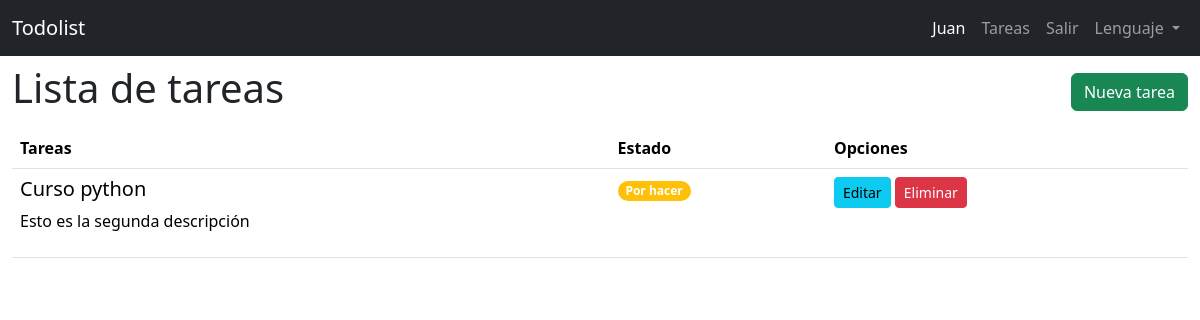
The page /todo/list/es (signed in) on the database as committed earlier.
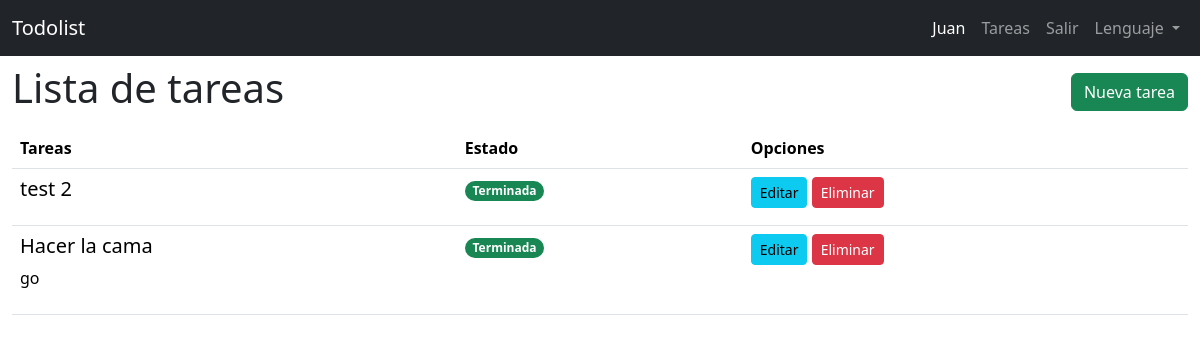
The same page on the database as committed later.
### todor/models.py (models this page shows, shortened)
class User(db.Model):
  id = db.Column(db.Integer, primary_key = True)
  username = db.Column(db.String(20), unique = True, nullable = False)
  password = db.Column(db.Text, nullable = False)

class Todo(db.Model):
  id = db.Column(db.Integer, primary_key = True)
  created_by = db.Column(db.Integer, db.ForeignKey('user.id'), nullable = False)
  title = db.Column(db.String(100), nullable = False)
  desc = db.Column(db.Text)
  state = db.Column(db.Boolean, default = False)

### todor/todo.py (the view)
@bp.route('/list/<lang>')
@login_required
def index(lang):
  messages = get_language(lang)
  todos = Todo.query.all()
  return render_template('todo/index.html', todos = todos, messages = messages, lang = lang)

### todor/auth.py (called while the page is built)
@bp.before_app_request #Se verifica sesión antes de abrir cada modulo
def load_logged_in_user():
  user_id = session.get('user_id')
  if user_id is None:
    g.user = None
  else:
    g.user = User.query.get_or_404(user_id)

def login_required(view):
  @functools.wraps(view)
  def wrapped_view(**kwargs):
    if g.user is None:
      return redirect(url_for('auth.login'))
    return view(**kwargs)
  return wrapped_view

### todor/language.py (called while the page is built)
def get_language(lang):
  if lang == "es":
    return es.messages
  elif lang == "en":
    return en.messages
  else:
    return es.messages

### todor/templates/todo/index.html
{% extends 'base.html' %}
{% block content %}
<section class="container-fluid">
  <nav class="navbar">
    <h1>{% block title %}{{messages['tasks_title']}}{% endblock %}</h1>
    <a href="{{url_for('todo.create', lang=lang)}}" class="btn btn-success">{{messages['tasks_button1']}}</a>
  </nav>
  <table class="table">
    <thead>
      <tr>
        <th class="col">{{messages['tasks']}}</th>
        <th class="col">{{messages['status']}}</th>
        <th class="col" colspan="2">{{messages['option']}}</th>
      </tr>
    </thead>
    <tbody>
      {% for todo in todos | reverse %}
      {% if g.user.id == todo.created_by %}
      <tr>
        <td>
          <h5>{{ todo.title }}</h5>
          <p>{{ todo.desc }}</p>
        </td>
        <td>
          {% if todo.state == True %}
          <span class="badge rounded-pill bg-success text-white">{{messages['task_done']}}</span>
          {% else %}
          <span class="badge rounded-pill bg-warning text-white">{{messages['to_do']}}</span>
          {% endif %}
        </td>
        <td>
          <a href="{{url_for('todo.update', id = todo.id, lang=lang)}}" class="btn btn-info btn-sm">{{messages['task_edit']}}</a>
          <a href="{{url_for('todo.delete', id = todo.id, lang=lang)}}" class="btn btn-danger btn-sm">{{messages['task_delete']}}</a>
        </td>
      </tr>
      {% endif %}
      {% endfor %}
    </tbody>
  </table>
</section>
{% endblock %}

### todor/templates/base.html (shortened to what this page needs)
<!DOCTYPE html>
<html lang="es">
  <head>
    <link
      href="https://cdn.jsdelivr.net/npm/bootstrap@5.3.3/dist/css/bootstrap.min.css"
      rel="stylesheet"
    />
    <link rel="stylesheet" href="../../static/css/styles.css">
    <link rel="stylesheet" href="https://cdnjs.cloudflare.com/ajax/libs/font-awesome/4.7.0/css/font-awesome.min.css">
  </head>
  <body>
    <nav class="navbar navbar-expand-sm navbar-dark bg-dark" data-bs-theme="dark">
      <div class="container-fluid">
        <a class="navbar-brand" href="{{ url_for('index')}}">Todolist</a>
        <div class="collapse navbar-collapse justify-content-end" id="navbarNavAltMarkup">
          <div class="navbar-nav">
            {% if g.user %}
              <span class="nav-link active"> {{ g.user.username }}</span>
              <a class="nav-link"  href="{{ url_for('todo.index', lang=lang)}}">{{messages['tasks']}}</a>
              <a class="nav-link" href="{{ url_for('auth.logout', lang=lang)}}">{{messages['logout']}}</a>
            {% else %}
              <a class="nav-link"  href="{{ url_for('auth.register', lang=lang)}}">{{messages['signup']}}</a>
              <a class="nav-link" href="{{ url_for('auth.login', lang=lang)}}">{{messages['login']}}</a>
              <a class="nav-link" href="https://portfolio.spacecode.com.co/">{{messages['portfolio']}}</a>
            {% endif %}
              <li class="nav-item dropdown li-decoration ">
                <a class="nav-link dropdown-toggle text-language" href="#portfolio" id="navbarDropdown" role="button" data-bs-toggle="dropdown" aria-expanded="false">
                  {{messages['language']}}
              </a>
              </li>
          </div>
        </div>
      </div>
    </nav>
    {% block content %}
    {% endblock %}
  </body>
</html>

Rows that differ between the two databases and show on the page:
removed Todo: title "Curso python", desc "Esto es la segunda descripción", to_do "Por hacer", task_edit "Editar", task_delete "Eliminar"
added Todo: title "test 2", task_done "Terminada", task_edit "Editar", task_delete "Eliminar"
added Todo: title "Hacer la cama", desc "go", task_done "Terminada", task_edit "Editar", task_delete "Eliminar"
